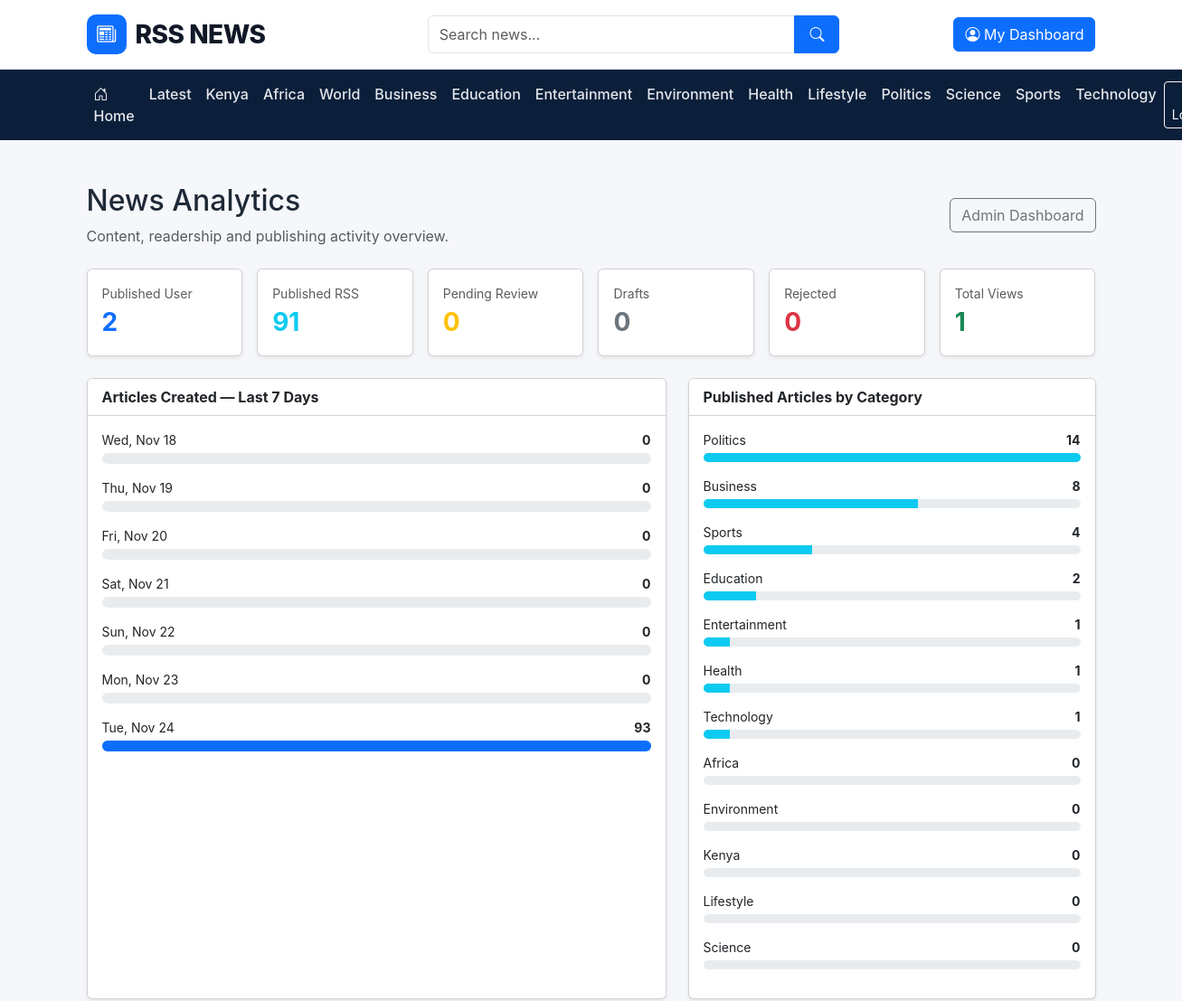
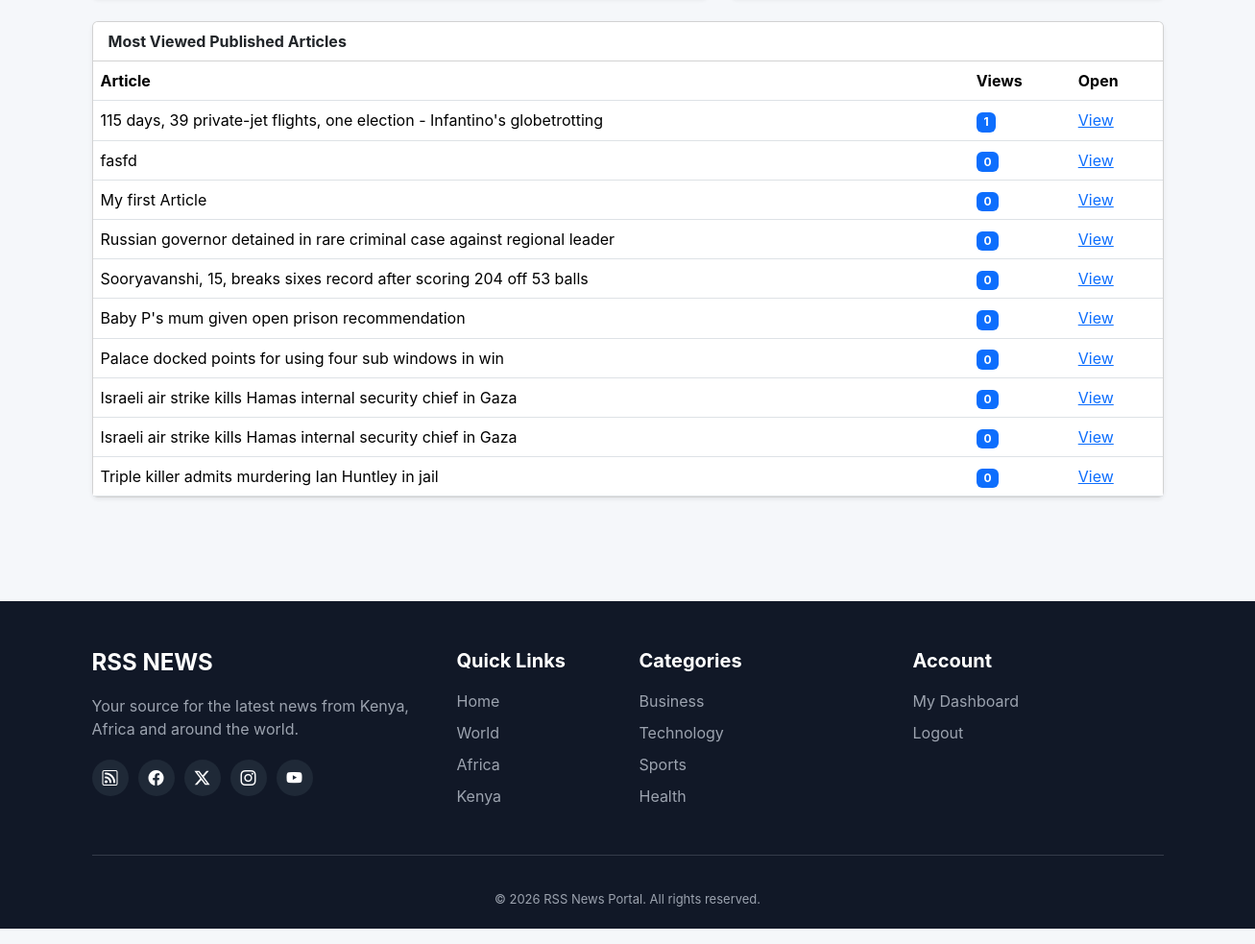
The app's page /admin/analytics.php (signed in) with its own data (2 pictures, top to bottom).
### tables this page shows
CREATE TABLE `categories` (
  `id` int(10) UNSIGNED NOT NULL,
  `name` varchar(100) NOT NULL,
  `slug` varchar(150) NOT NULL,
  `description` varchar(255) DEFAULT NULL,
  `category_type` enum('topic','legacy_geo') NOT NULL DEFAULT 'topic',
  `status` enum('active','inactive') NOT NULL DEFAULT 'active',
  `created_at` timestamp NOT NULL DEFAULT current_timestamp(),
  `updated_at` timestamp NOT NULL DEFAULT current_timestamp() ON UPDATE current_timestamp()
);

CREATE TABLE `articles` (
  `id` int(10) UNSIGNED NOT NULL,
  `user_id` int(10) UNSIGNED DEFAULT NULL,
  `category_id` int(10) UNSIGNED DEFAULT NULL,
  `region` enum('kenya','africa','world') NOT NULL DEFAULT 'world',
  `country_code` char(2) DEFAULT NULL,
  `classification_confidence` decimal(5,2) DEFAULT NULL,
  `classification_source` enum('manual','rss_rules','author_review') NOT NULL DEFAULT 'manual',
  `classification_needs_review` tinyint(1) NOT NULL DEFAULT 0,
  `classification_notes` varchar(500) DEFAULT NULL,
  `is_featured` tinyint(1) NOT NULL DEFAULT 0,
  `is_breaking` tinyint(1) NOT NULL DEFAULT 0,
  `scheduled_at` datetime DEFAULT NULL,
  `rss_feed_id` int(10) UNSIGNED DEFAULT NULL,
  `title` varchar(255) NOT NULL,
  `slug` varchar(300) NOT NULL,
  `excerpt` text DEFAULT NULL,
  `content` longtext DEFAULT NULL,
  `featured_image` varchar(2048) DEFAULT NULL,
  `source_name` varchar(150) DEFAULT NULL,
  `source_url` varchar(2048) DEFAULT NULL,
  `article_type` enum('user','rss') NOT NULL DEFAULT 'user',
  `status` enum('draft','pending','published','rejected') NOT NULL DEFAULT 'draft',
  `published_at` datetime DEFAULT NULL,
  `created_at` timestamp NOT NULL DEFAULT current_timestamp(),
  `updated_at` timestamp NOT NULL DEFAULT current_timestamp() ON UPDATE current_timestamp(),
  `deleted_at` datetime DEFAULT NULL
);

### includes/functions.php (called while the page is built, shortened)
<?php
function e(mixed $value): string
{
    return htmlspecialchars((string) $value, ENT_QUOTES, 'UTF-8');
}
function url(string $path = ''): string
{
    return BASE_URL . '/' . ltrim($path, '/');
}
function articleUrl(int $id, string $slug): string
{
    return url(
        'article.php?id=' . $id . '&slug=' . urlencode($slug)
    );
}
function categoryUrl(string $slug): string
{
    return url('category.php?slug=' . urlencode($slug));
}

### includes/auth.php (called while the page is built, shortened)
<?php
require_once __DIR__ . '/functions.php';
function isLoggedIn(): bool
{
    return isset($_SESSION['user_id']);
}
function currentUserRole(): ?string
{
    return $_SESSION['user_role'] ?? null;
}

### admin/analytics.php (the view, shortened to what this page needs)
<?php
require_once __DIR__ . '/../config/database.php';
require_once __DIR__ . '/../includes/functions.php';
require_once __DIR__ . '/../includes/auth.php';
function analyticsCount(PDO $pdo, string $sql, array $params = []): int
{
    $stmt = $pdo->prepare($sql);
    $stmt->execute($params);
    return (int)$stmt->fetchColumn();
}
$totalViews = analyticsCount($pdo, 'SELECT COUNT(*) FROM article_views');
$publishedUser = analyticsCount($pdo, "SELECT COUNT(*) FROM articles WHERE article_type='user' AND status='published' AND deleted_at IS NULL");
$publishedRss = analyticsCount($pdo, "SELECT COUNT(*) FROM articles WHERE article_type='rss' AND status='published' AND deleted_at IS NULL");
$pending = analyticsCount($pdo, "SELECT COUNT(*) FROM articles WHERE status='pending' AND deleted_at IS NULL");
$drafts = analyticsCount($pdo, "SELECT COUNT(*) FROM articles WHERE status='draft' AND deleted_at IS NULL");
$rejected = analyticsCount($pdo, "SELECT COUNT(*) FROM articles WHERE status='rejected' AND deleted_at IS NULL");
$categoryStmt = $pdo->query("\n    SELECT c.name, COUNT(a.id) AS article_count\n    FROM categories c\n    LEFT JOIN articles a ON a.category_id=c.id AND a.status='published' AND a.deleted_at IS NULL\n    WHERE c.status='active'\n    GROUP BY c.id, c.name\n    ORDER BY article_count DESC, c.name ASC\n    LIMIT 12\n");
$categories = $categoryStmt->fetchAll();
$popularStmt = $pdo->query("\n    SELECT a.id, a.title, a.slug, COUNT(v.id) AS views\n    FROM articles a\n    LEFT JOIN article_views v ON v.article_id=a.id\n    WHERE a.status='published' AND a.deleted_at IS NULL\n    GROUP BY a.id, a.title, a.slug\n    ORDER BY views DESC, a.published_at DESC\n    LIMIT 10\n");
$popularArticles = $popularStmt->fetchAll();
$dailyStmt = $pdo->query("\n    SELECT DATE(created_at) AS day, COUNT(*) AS article_count\n    FROM articles\n    WHERE created_at >= DATE_SUB(CURDATE(), INTERVAL 6 DAY)\n      AND deleted_at IS NULL\n    GROUP BY DATE(created_at)\n    ORDER BY day ASC\n");
$dailyRows = $dailyStmt->fetchAll();
$dailyMap = [];
foreach ($dailyRows as $row) {
    $dailyMap[$row['day']] = (int)$row['article_count'];
}
$daily = [];
for ($i = 6; $i >= 0; $i--) {
    $day = date('Y-m-d', strtotime("-$i days"));
    $daily[] = ['day' => $day, 'count' => $dailyMap[$day] ?? 0];
}
require_once __DIR__ . '/../includes/header.php';
?>
<div class="container py-5">
    <div class="d-flex flex-wrap justify-content-between align-items-center mb-4">
        <div>
            <h1 class="h2">News Analytics</h1>
            <p class="text-muted mb-0">Content, readership and publishing activity overview.</p>
        </div>
        <a href="<?= e(url('admin/index.php')) ?>" class="btn btn-outline-secondary">Admin Dashboard</a>
    </div>
    <div class="row g-3 mb-4">
        <?php
        $cards = [
            ['Published User', $publishedUser, 'primary'],
            ['Published RSS', $publishedRss, 'info'],
            ['Pending Review', $pending, 'warning'],
            ['Drafts', $drafts, 'secondary'],
            ['Rejected', $rejected, 'danger'],
            ['Total Views', number_format($totalViews), 'success'],
        ];
        foreach ($cards as [$label, $value, $class]):
        ?>
        <div class="col-6 col-lg-2">
            <div class="card shadow-sm h-100">
                <div class="card-body">
                    <div class="small text-muted"><?= e($label) ?></div>
                    <div class="fs-3 fw-bold text-<?= e($class) ?>"><?= e((string)$value) ?></div>
                </div>
            </div>
        </div>
        <?php endforeach; ?>
    </div>
    <div class="row g-4">
        <div class="col-lg-7">
            <div class="card shadow-sm h-100">
                <div class="card-header bg-white"><strong>Articles Created — Last 7 Days</strong></div>
                <div class="card-body">
                    <?php $maxDaily = max(1, max(array_column($daily, 'count'))); ?>
                    <?php foreach ($daily as $row): ?>
                        <div class="mb-3">
                            <div class="d-flex justify-content-between small mb-1">
                                <span><?= e(date('D, M j', strtotime($row['day']))) ?></span>
                                <strong><?= (int)$row['count'] ?></strong>
                            </div>
                            <div class="progress" style="height: 12px;">
                                <div class="progress-bar" role="progressbar" style="width: <?= (int)round(($row['count'] / $maxDaily) * 100) ?>%"></div>
                            </div>
                        </div>
                    <?php endforeach; ?>
                </div>
            </div>
        </div>
        <div class="col-lg-5">
            <div class="card shadow-sm h-100">
                <div class="card-header bg-white"><strong>Published Articles by Category</strong></div>
                <div class="card-body">
                    <?php if (!$categories): ?>
                        <p class="text-muted mb-0">No published category data yet.</p>
                    <?php else: ?>
                        <?php $maxCategory = max(1, max(array_map(fn($r) => (int)$r['article_count'], $categories))); ?>
                        <?php foreach ($categories as $row): ?>
                            <div class="mb-3">
                                <div class="d-flex justify-content-between small mb-1">
                                    <span><?= e($row['name']) ?></span>
                                    <strong><?= (int)$row['article_count'] ?></strong>
                                </div>
                                <div class="progress" style="height: 10px;">
                                    <div class="progress-bar bg-info" style="width: <?= (int)round(((int)$row['article_count'] / $maxCategory) * 100) ?>%"></div>
                                </div>
                            </div>
                        <?php endforeach; ?>
                    <?php endif; ?>
                </div>
            </div>
        </div>
        <div class="col-12">
            <div class="card shadow-sm">
                <div class="card-header bg-white"><strong>Most Viewed Published Articles</strong></div>
                <div class="card-body p-0">
                    <?php if (!$popularArticles): ?>
                        <p class="p-3 text-muted mb-0">No published articles have recorded views yet.</p>
                    <?php else: ?>
                        <div class="table-responsive">
                            <table class="table table-hover align-middle mb-0">
                                <thead><tr><th>Article</th><th>Views</th><th>Open</th></tr></thead>
                                <tbody>
                                <?php foreach ($popularArticles as $row): ?>
                                    <tr>
                                        <td><?= e($row['title']) ?></td>
                                        <td><span class="badge bg-primary"><?= number_format((int)$row['views']) ?></span></td>
                                        <td><a href="<?= e(articleUrl((int)$row['id'], $row['slug'])) ?>" target="_blank" rel="noopener">View</a></td>
                                    </tr>
                                <?php endforeach; ?>
                                </tbody>
                            </table>
                        </div>
                    <?php endif; ?>
                </div>
            </div>
        </div>
    </div>
</div>
<?php require_once __DIR__ . '/../includes/footer.php'; ?>

### includes/header.php (shortened to what this page needs)
<?php
require_once __DIR__ . '/functions.php';
require_once __DIR__ . '/auth.php';
require_once __DIR__ . '/../config/database.php';
$loggedIn = isLoggedIn();
$userRole = currentUserRole();
$dashboardPath = $userRole === 'admin' ? 'admin/index.php' : ($userRole === 'author' ? 'admin/articles.php' : 'user/dashboard.php');
?>
<!DOCTYPE html>
<html lang="en">
<head>
    <link href="https://cdn.jsdelivr.net/npm/bootstrap@5.3.3/dist/css/bootstrap.min.css" rel="stylesheet">
    <link href="https://cdn.jsdelivr.net/npm/bootstrap-icons@1.11.3/font/bootstrap-icons.css" rel="stylesheet">
    <link rel="stylesheet" href="<?= e(url('assets/css/style.css')) ?>">
</head>
<body>
<header class="main-header">
    <div class="container">
        <div class="row align-items-center py-3 g-3">
            <div class="col-lg-4 col-md-5">
                <a href="<?= e(url('index.php')) ?>" class="site-logo text-decoration-none">
                    <span class="logo-icon"><i class="bi bi-newspaper"></i></span>
                    <span>RSS NEWS</span>
                </a>
            </div>
            <div class="col-lg-5 col-md-7">
                <form action="<?= e(url('search.php')) ?>" method="GET" class="search-form">
                    <div class="input-group">
                        <input type="search" name="q" class="form-control"
                               placeholder="Search news..." required
                               value="<?= e($_GET['q'] ?? '') ?>">
                        <button class="btn btn-primary" type="submit" aria-label="Search">
                            <i class="bi bi-search"></i>
                        </button>
                    </div>
                </form>
            </div>
            <div class="col-lg-3 text-lg-end">
                <?php if ($loggedIn): ?>
                    <a href="<?= e(url($dashboardPath)) ?>" class="btn btn-primary">
                        <i class="bi bi-person-circle"></i> My Dashboard
                    </a>
                <?php else: ?>
                    <a href="<?= e(url('register.php')) ?>" class="btn btn-primary">
                        <i class="bi bi-person-plus"></i> Join Us
                    </a>
                <?php endif; ?>
            </div>
        </div>
    </div>
</header>
<nav class="navbar navbar-expand-lg navbar-dark main-navbar">
    <div class="container">
        <div class="collapse navbar-collapse" id="mainNavigation">
            <?php
            $navigationCategories = [];
            try {
                $navigationStmt = $pdo->query("
                    SELECT name, slug
                    FROM categories
                    WHERE status = 'active'
                      AND category_type = 'topic'
                      AND slug NOT IN ('kenya', 'africa', 'world')
                    ORDER BY name ASC
                    LIMIT 12
                ");
                $navigationCategories = $navigationStmt->fetchAll(PDO::FETCH_ASSOC);
            } catch (Throwable $navigationError) {
                error_log('Navigation categories error: ' . $navigationError->getMessage());
            }
            ?>
            <ul class="navbar-nav me-auto mb-2 mb-lg-0">
                <li class="nav-item"><a class="nav-link" href="<?= e(url('index.php')) ?>"><i class="bi bi-house-door"></i> Home</a></li>
                <li class="nav-item"><a class="nav-link" href="<?= e(url('latest.php')) ?>">Latest</a></li>
                <li class="nav-item"><a class="nav-link" href="<?= e(url('latest.php?region=kenya')) ?>">Kenya</a></li>
                <li class="nav-item"><a class="nav-link" href="<?= e(url('latest.php?region=africa')) ?>">Africa</a></li>
                <li class="nav-item"><a class="nav-link" href="<?= e(url('latest.php?region=world')) ?>">World</a></li>
                <?php foreach ($navigationCategories as $navigationCategory): ?>
                    <li class="nav-item">
                        <a class="nav-link" href="<?= e(categoryUrl($navigationCategory['slug'])) ?>">
                            <?= e($navigationCategory['name']) ?>
                        </a>
                    </li>
                <?php endforeach; ?>
            </ul>
            <div class="d-flex gap-2">
                <?php if ($loggedIn): ?>
                    <a href="<?= e(url('logout.php')) ?>" class="btn btn-outline-light btn-sm">
                        <i class="bi bi-box-arrow-right"></i> Logout
                    </a>
                <?php else: ?>
                    <a href="<?= e(url('login.php')) ?>" class="btn btn-outline-light btn-sm">
                        <i class="bi bi-person"></i> Login
                    </a>
                <?php endif; ?>
            </div>
        </div>
    </div>
</nav>
<main>

### assets/css/style.css (style rules this page uses)
:root { --primary: #0d6efd; --primary-dark: #084298; --dark: #111827; --light: #f5f7fa; --border: #e5e7eb; --text: #1f2937; --muted: #6b7280; }
* { box-sizing: border-box; }
body { margin: 0; background: var(--light); color: var(--text); font-family: -apple-system, BlinkMacSystemFont, "Segoe UI", Roboto, Arial, sans-serif; }
.main-header { background: white; border-bottom: 1px solid var(--border); }
.site-logo { display: inline-flex; align-items: center; gap: 10px; text-decoration: none; color: var(--dark); font-size: 28px; font-weight: 800; letter-spacing: -0.5px; }
.logo-icon { width: 44px; height: 44px; display: inline-flex; align-items: center; justify-content: center; background: var(--primary); color: white; border-radius: 10px; font-size: 21px; }
.search-form .form-control { border-radius: 6px 0 0 6px; min-height: 42px; }
.search-form .btn { min-width: 50px; }
.main-navbar { background: #0b1f3a; padding: 0; }
.main-navbar .nav-link { color: #e5e7eb; font-weight: 500; padding: 15px 13px; }
main { min-height: 600px; }

### records on screen
categories: name "Business"
categories: name "Education"
categories: name "Entertainment"
categories: name "Environment"
categories: name "Health"
categories: name "Lifestyle"
categories: name "Politics"
categories: name "Science"
categories: name "Sports"
categories: name "Technology"
articles: title "115 days, 39 private-jet flights, one election - Infantino's globetrotting", views "1"
articles: title "fasfd", views "0"
articles: title "My first Article", views "0"
articles: title "Russian governor detained in rare criminal case against regional leader", views "0"
articles: title "Sooryavanshi, 15, breaks sixes record after scoring 204 off 53 balls", views "0"
articles: title "Baby P's mum given open prison recommendation", views "0"
articles: title "Palace docked points for using four sub windows in win", views "0"
articles: title "Israeli air strike kills Hamas internal security chief in Gaza", views "0"
articles: title "Israeli air strike kills Hamas internal security chief in Gaza", views "0"
articles: title "Triple killer admits murdering Ian Huntley in jail", views "0"

### other values on screen
$label "Published User"
$value "2"
$label "Published RSS"
$value "91"
$label "Pending Review"
$value "0"
$label "Drafts"
$label "Rejected"
$label "Total Views"
$value "1"
date('D, M j', strtotime($row['day'])) "Wed, Nov 18"
$row['count'] "0"
date('D, M j', strtotime($row['day'])) "Thu, Nov 19"
date('D, M j', strtotime($row['day'])) "Fri, Nov 20"
date('D, M j', strtotime($row['day'])) "Sat, Nov 21"
